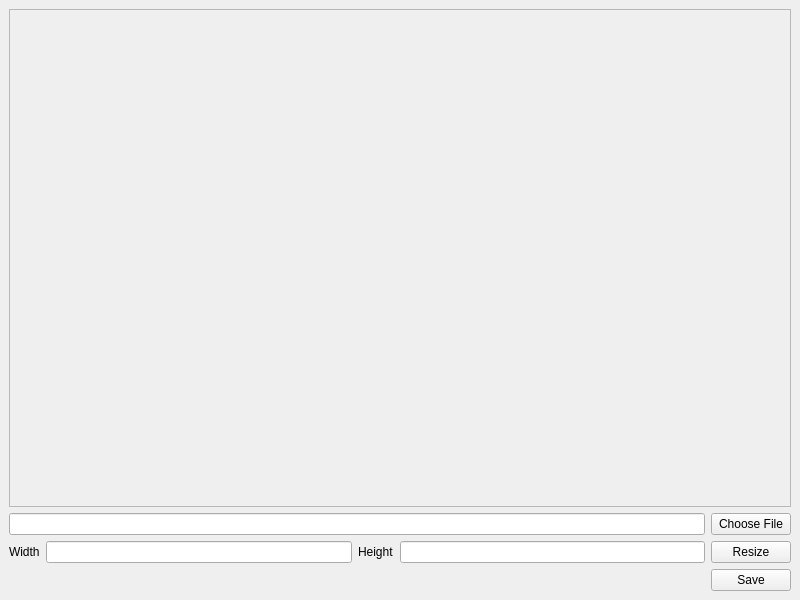
<?xml version="1.0" encoding="UTF-8"?>
<ui version="4.0">
 <class>MainWindow</class>
 <widget class="QMainWindow" name="MainWindow">
  <property name="geometry">
   <rect>
    <x>0</x>
    <y>0</y>
    <width>800</width>
    <height>600</height>
   </rect>
  </property>
  <property name="windowTitle">
   <string>Image resizing program</string>
  </property>
  <property name="unifiedTitleAndToolBarOnMac">
   <bool>false</bool>
  </property>
  <widget class="QWidget" name="centralwidget">
   <layout class="QGridLayout" name="gridLayout">
    <item row="2" column="3">
     <widget class="QLineEdit" name="inputHeight"/>
    </item>
    <item row="2" column="1">
     <widget class="QLineEdit" name="inputWidth"/>
    </item>
    <item row="2" column="2">
     <widget class="QLabel" name="label_2">
      <property name="text">
       <string>Height</string>
      </property>
     </widget>
    </item>
    <item row="2" column="0">
     <widget class="QLabel" name="label">
      <property name="text">
       <string>Width</string>
      </property>
     </widget>
    </item>
    <item row="2" column="4">
     <widget class="QPushButton" name="btnResize">
      <property name="text">
       <string>Resize</string>
      </property>
     </widget>
    </item>
    <item row="3" column="4">
     <widget class="QPushButton" name="btnSave">
      <property name="text">
       <string>Save</string>
      </property>
     </widget>
    </item>
    <item row="0" column="0" colspan="5">
     <widget class="QScrollArea" name="scrollArea">
      <property name="widgetResizable">
       <bool>true</bool>
      </property>
      <widget class="QWidget" name="scrollAreaWidgetContents">
       <property name="geometry">
        <rect>
         <x>0</x>
         <y>0</y>
         <width>780</width>
         <height>481</height>
        </rect>
       </property>
       <layout class="QGridLayout" name="gridLayout_2">
        <item row="0" column="0">
         <widget class="QLabel" name="labelImg">
          <property name="text">
           <string/>
          </property>
         </widget>
        </item>
       </layout>
      </widget>
     </widget>
    </item>
    <item row="1" column="4">
     <widget class="QPushButton" name="btnChooseFile">
      <property name="text">
       <string>Choose File</string>
      </property>
     </widget>
    </item>
    <item row="1" column="0" colspan="4">
     <widget class="QLineEdit" name="inputOpenArq"/>
    </item>
   </layout>
  </widget>
 </widget>
 <resources/>
 <connections/>
</ui>
